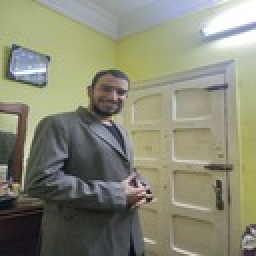
#> input picture Vector Quantization/abdullah (1).jpg, 128 x 128 px (shown 2 times larger)
$ python app.py
#> lines starting #> are read from the running program, lines starting #| are printed output that depends on the picture
### Vector Quantization/VectorQuantizer.py
import math
from PIL import Image
import matplotlib.pyplot as plt
import random

class VectorQuantizer:
    def __init__(self):
        self.codebook = []
        self.image_vectors = []
        self.vector_indices = []
        self.original_shape = None

    def get_pixel_matrix(self, image):
        width, height = image.size
        pixel_matrix = []
        for y in range(height):
            row = []
            for x in range(width):
                row.append(image.getpixel((x, y)))
            pixel_matrix.append(row)
        return pixel_matrix

    def flatten_block(self, block):
        return [pixel for row in block for pixel in row]

    def unflatten_block(self, vector, block_size):
        block = []
        for i in range(block_size):
            row = []
            for j in range(block_size):
                row.append(vector[i * block_size + j])
            block.append(row)
        return block

    def compress(self, image_path, block_size, codebook_size):
        # Open the image and convert to grayscale
#> called with image_path = 'abdullah (1).jpg', block_size = 8, codebook_size = 64
        image = Image.open(image_path).convert("L")
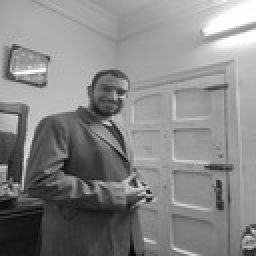
#> image: PIL image 128x128 L (shown 2 times larger); min 10, max 255, mean 134.6
        pixel_matrix = self.get_pixel_matrix(image)
#> after the loop in get_pixel_matrix, `for y in range(height):`: pixel_matrix = 128 items
#> pixel_matrix = 128 items
        height, width = len(pixel_matrix), len(pixel_matrix[0])
#> height = 128; width = 128
        self.original_shape = (height, width)
#> self.original_shape = (128, 128)

        # Extract blocks from the image
        for i in range(0, height - block_size + 1, block_size):
            for j in range(0, width - block_size + 1, block_size):
                block = []
                for y in range(block_size):
                    row = pixel_matrix[i + y][j:j + block_size]
                    block.append(row)
                self.image_vectors.append(self.flatten_block(block))
#> after the loop, self.image_vectors = 256 items

        # Initialize codebook with random vectors
        random_indices = random.sample(range(len(self.image_vectors)), codebook_size)
#> random_indices = 64 values, max 250 at index 54, min 3 at index 57, mean 134.5
        self.codebook = [self.image_vectors[i][:] for i in random_indices]
#> self.codebook = 64 items

        # Perform k-means clustering
        self.kmeans_clustering(codebook_size, max_iterations=100)

        # Find closest codebook vector for each image vector
        self.vector_indices = self.find_closest_codes()

    def euclidean_distance(self, vector1, vector2):
        return sum((a - b) ** 2 for a, b in zip(vector1, vector2)) ** 0.5

    def mean_vector(self, vectors):
        if not vectors:
            return None
        length = len(vectors[0])
        sums = [0] * length
        for vector in vectors:
            for i, value in enumerate(vector):
                sums[i] += value
        return [sum_val / len(vectors) for sum_val in sums]

    def vectors_equal(self, vec1, vec2, tolerance=1e-6):
        return all(abs(a - b) < tolerance for a, b in zip(vec1, vec2))

    def kmeans_clustering(self, codebook_size, max_iterations):
#> called with codebook_size = 64, max_iterations = 100
        for iteration in range(max_iterations):
            old_codebook = [code[:] for code in self.codebook]

            # Associate vectors with closest codebook entry
            clusters = [[] for _ in range(codebook_size)]
            for vector in self.image_vectors:
                distances = [self.euclidean_distance(vector, code) for code in self.codebook]
                closest = distances.index(min(distances))
                clusters[closest].append(vector)

            # Update codebook vectors
            for i in range(codebook_size):
                if clusters[i]:
                    new_code = self.mean_vector(clusters[i])
                    if new_code:
                        self.codebook[i] = new_code

            # Check for convergence
            if all(self.vectors_equal(old, new) for old, new in zip(old_codebook, self.codebook)):
                break

    def find_closest_codes(self):
        indices = []
        for vector in self.image_vectors:
            distances = [self.euclidean_distance(vector, code) for code in self.codebook]
            indices.append(distances.index(min(distances)))
#> after the loop, indices = 256 values, max 63 at index 160, min 0 at index 192, mean 29.51
#> in compress, `self.vector_indices = self.find_closest_codes()`: self.vector_indices has the same summary as indices in find_closest_codes
        return indices

    def decompress(self, block_size):
#> called with block_size = 8
        height, width = self.original_shape
#> height = 128; width = 128
        blocks_h = height // block_size
#> blocks_h = 16
        blocks_w = width // block_size
#> blocks_w = 16

        # Create empty image
        decompressed = [[0 for _ in range(width)] for _ in range(height)]

        # Reconstruct image block by block
        for idx, code_idx in enumerate(self.vector_indices):
            i = (idx // blocks_w) * block_size
            j = (idx % blocks_w) * block_size
            block = self.unflatten_block(self.codebook[code_idx], block_size)

            # Place block in the decompressed image
            for y in range(block_size):
                for x in range(block_size):
                    if i + y < height and j + x < width:
                        decompressed[i + y][j + x] = int(block[y][x])
#> this loop made 256 passes
#> (code_idx, i, j) on passes 1 to 3: (22, 0, 0), (33, 0, 8), (33, 0, 16)
#> after the loop, decompressed = 128 items

        # Convert to PIL Image
        output_image = Image.new('L', (width, height))
#> output_image: PIL image 128x128 L; every value is 0
        for y in range(height):
            for x in range(width):
                output_image.putpixel((x, y), decompressed[y][x])
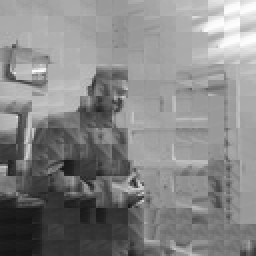
#> output_image: PIL image 128x128 L (shown 2 times larger); min 20, max 254, mean 134.2

        return output_image

    def show(self, image):
        plt.imshow(image, cmap='gray')
        plt.axis('off')
        plt.show()

### Vector Quantization/app.py
from VectorQuantizer import *

vq = VectorQuantizer()
block_size = 8
codebook_size = 64
vq.compress("abdullah (1).jpg", block_size, codebook_size)
decompressed_image = vq.decompress(block_size)
vq.show(decompressed_image)

$ run again, with Vector Quantization/img2.jpg copied over Vector Quantization/abdullah (1).jpg
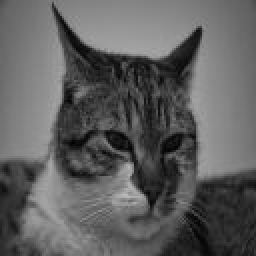
#> input picture Vector Quantization/img2.jpg, 128 x 128 px (shown 2 times larger)
#> after the loop in get_pixel_matrix, `for y in range(height):`: pixel_matrix = 128 items
#> in compress, `height, width = len(pixel_matrix), len(pixel_matrix[0])`: height = 128
#> self.original_shape = (128, 128)
#> after the loop in compress, `for i in range(0, height - block_size + 1, block_size):`: self.image_vectors = 256 items
#> random_indices = 64 values, max 250 at index 54, min 3 at index 57, mean 134.5
#> self.codebook = 64 items
#> after the loop in find_closest_codes, `for vector in self.image_vectors:`: indices = 256 values, max 63 at index 101, min 0 at index 197, mean 34.74
#> self.vector_indices has the same summary as indices in find_closest_codes
#> in decompress, `height, width = self.original_shape`: height = 128
#> blocks_h = 16
#> the loop in decompress, `for idx, code_idx in enumerate(self.vector_indices):` made 256 passes
#> (code_idx, i, j) on passes 1 to 3: (6, 0, 0), (28, 0, 8), (46, 0, 16)
#> after the loop in decompress, `for idx, code_idx in enumerate(self.vector_indices):`: decompressed = 128 items
#> after the loop in decompress, `for y in range(height):`:
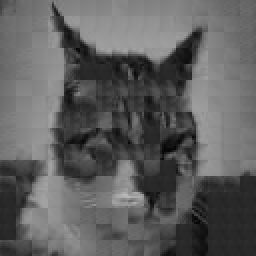
#> output_image: PIL image 128x128 L (shown 2 times larger); min 5, max 185, mean 94.5
